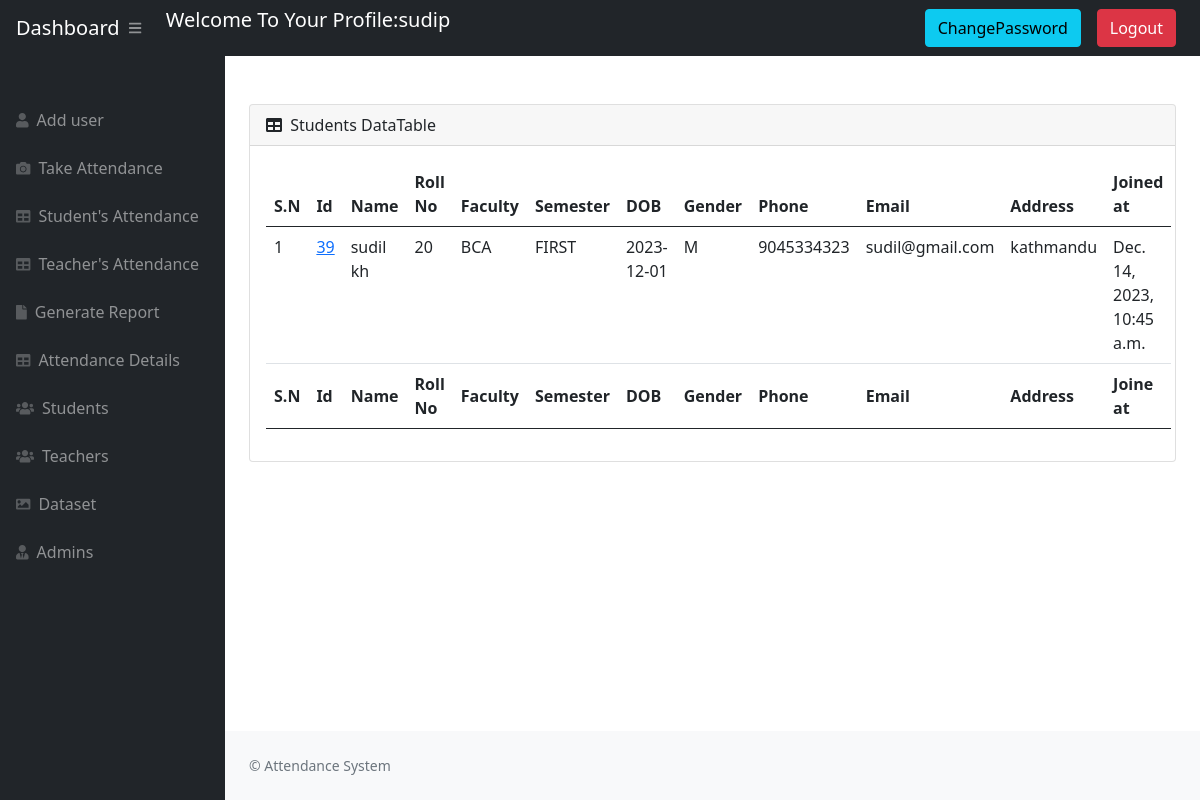
Screenshot of /Stdata/ (signed in) with the database file from the repository.
### website/models.py (models this page shows)
class User(AbstractUser):
    USER_TYPE_CHOICES = [
        ('', 'Select User Type'),
        ('student', 'Student'),
        ('teacher', 'Teacher'),
        ('admin', 'Admin'),
    ]
    userType = models.CharField(max_length=10, choices=USER_TYPE_CHOICES)
    roll_num = models.CharField(max_length=10, unique=True)
    email = models.EmailField(unique=True)
    phone = models.CharField(max_length=50)
    address = models.CharField(max_length=50)
    dob = models.CharField(max_length=50)
    gender = models.CharField(max_length=50)
    faculty = models.CharField(max_length=50)
    semester = models.CharField(max_length=50, null=True)

### website/views.py (the view)
# urls.py: path('Stdata/', views.Std_data, name='Stdata'),
@login_required(login_url='login_view')
def Std_data(request):
    students = get_user_model().objects.filter(
        userType="student")  # Fetch all  objects from the database
    StdData = {
        'students': students
    }
    if request.user.userType == 'admin' or request.user.userType == 'teacher':
        return render(request, 'Admin/std.html', StdData)
    else:
        messages.warning(
            request, "You Must Be Logged In As Admin or Teacher To View This Page")
        return redirect('login_view')

### website/templates/Admin/std.html (shortened to what this page needs)
{% extends 'Admin/admain.html' %} {% block title %} Dashboard {% endblock %}
{% block stylesheets %}{% endblock stylesheets %} {% block content %}
<main>
  <br />
  <br />
  <div class="container-fluid px-4">
    <div class="card mb-4">
      <div class="card-header">
        <i class="fas fa-table me-1"></i>
        Students DataTable
      </div>
      <div class="card-body">
        <table id="datatablesSimple" class="table table-hover">
          <thead>
            <tr>
              <th>S.N</th>
              <th>Id</th>
              <th>Name</th>
              <th>Roll No</th>
              <th>Faculty</th>
              <th>Semester</th>
              <th>DOB</th>
              <th>Gender</th>
              <th>Phone</th>
              <th>Email</th>
              <th>Address</th>
              <th>Joined at</th>
            </tr>
          </thead>
          <tfoot>
            <tr>
              <th>S.N</th>
              <th>Id</th>
              <th>Name</th>
              <th>Roll No</th>
              <th>Faculty</th>
              <th>Semester</th>
              <th>DOB</th>
              <th>Gender</th>
              <th>Phone</th>
              <th>Email</th>
              <th>Address</th>
              <th>Joine at</th>
            </tr>
          </tfoot>
          <tbody>
            {% for student in students %}
            <tr>
              <td>{{forloop.counter}}</td>
              <td>
                <a href="{% url 'record' student.id %}">{{ student.id}} </a>
              </td>
              <td>{{ student.first_name }} {{ student.last_name }}</td>
              <td>{{ student.roll_num}}</td>
              <td>{{ student.faculty}}</td>
              <td>{{ student.semester}}</td>
              <td>{{ student.dob}}</td>
              <td>{{ student.gender}}</td>
              <td>{{ student.phone}}</td>
              <td>{{ student.email }}</td>
              <td>{{ student.address}}</td>
              <td>{{ student.date_joined}}</td>
            </tr>
            {% endfor %}
          </tbody>
        </table>
      </div>
    </div>
  </div>
</main>
{% endblock content %}

### website/templates/Admin/navigation.html (shortened to what this page needs)
<nav class="sb-topnav navbar navbar-expand navbar-dark bg-dark">
  <a class="navbar-brand ps-3" href="{% url 'adminpage' %}"> Dashboard </a>
  <button
    class="btn btn-link btn-sm order-1 order-lg-0 me-4 me-lg-0"
    id="sidebarToggle"
    href="#!"
  >
    <i class="fas fa-bars"></i>
  </button>
  <div class="navbar-brand ps-3">
  <p>  Welcome To Your Profile:{{ request.user.username }} </p></div>
  <div class="navbar-nav ms-auto ms-md-0 me-3 me-lg-3"><a class="btn btn-info" href="{% url 'passwordchange' %}">ChangePassword</a> </div>
  <div class="navbar-nav ms-auto ms-md-0 me-3 me-lg-4"><a class="btn btn-danger" href="{% url 'logout' %}">Logout</a></li> </div>
</nav>

### rows the page displays
User: user.username "sudip"
User: id "39", first_name "sudil", last_name "kh", roll_num "20", faculty "BCA", semester "FIRST", dob "2023-12-01", gender "M", phone "9045334323", email "sudil@gmail.com", address "kathmandu", date_joined "Dec. 14, 2023, 10:45 a.m."
